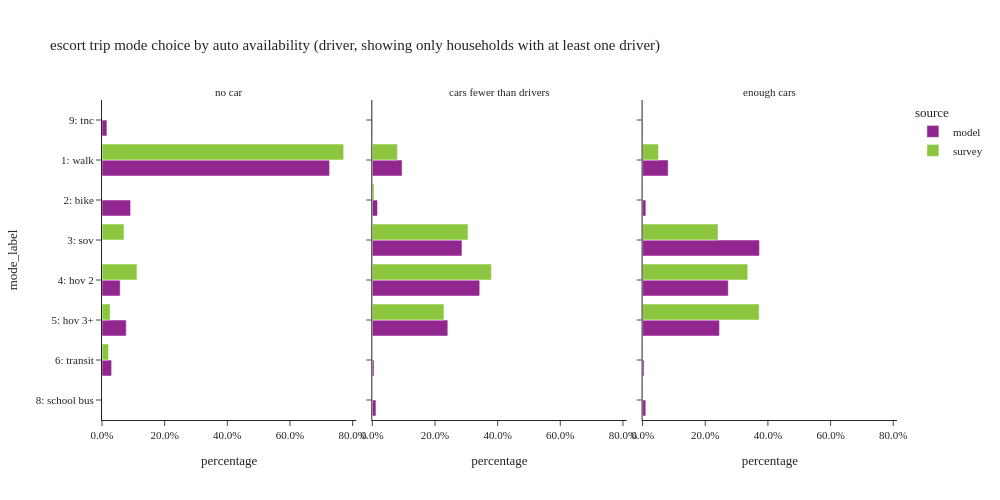

The cell this chart's notebook holds for it:
### Code cell
plot_mode_choice(es_trip.loc[es_trip['auto_available_driver'] != "no dirver"], "auto_available_driver",
                 {"auto_available_driver": ["no car", "cars fewer than drivers", "enough cars"],
                  "mode_label":["1: walk","2: bike","3: sov","4: hov 2","5: hov 3+","6: transit",
                                   "8: school bus","9: other–survey only"]},
                 "auto availability (driver, showing only households with at least one driver)", 3, 500, 1000)

### Figure 1 — Plotly figure (JSON) as saved in the notebook; plotly's stock layout.template omitted (floating-point values rounded to 4 significant figures)
{"data": [{"alignmentgroup": "True", "customdata": [[29820], [3982], [2585], [3749], [1006], [21], [481]], "hovertemplate": "source=model<br>auto_available_driver=no car<br>percentage=%{x}<br>mode_label=%{y}<br>sample count=%{customdata[0]}<extra></extra>", "legendgroup": "model", "marker": {"color": "#91268F", "pattern": {"shape": ""}}, "name": "model", "offsetgroup": "model", "orientation": "h", "showlegend": true, "textposition": "auto", "type": "bar", "x": [0.7265, 0.09129, 0.05807, 0.07733, 0.03074, 0.0003857, 0.01571], "xaxis": "x", "y": ["1: walk", "2: bike", "4: hov 2", "5: hov 3+", "6: transit", "8: school bus", "9: tnc"], "yaxis": "y"}, {"alignmentgroup": "True", "customdata": [[13], [2], [2], [1], [1]], "hovertemplate": "source=survey<br>auto_available_driver=no car<br>percentage=%{x}<br>mode_label=%{y}<br>sample count=%{customdata[0]}<extra></extra>", "legendgroup": "survey", "marker": {"color": "#8CC63E", "pattern": {"shape": ""}}, "name": "survey", "offsetgroup": "survey", "orientation": "h", "showlegend": true, "textposition": "auto", "type": "bar", "x": [0.7714, 0.07031, 0.1115, 0.02576, 0.02098], "xaxis": "x", "y": ["1: walk", "3: sov", "4: hov 2", "5: hov 3+", "6: transit"], "yaxis": "y"}, {"alignmentgroup": "True", "customdata": [[58619], [10153], [176877], [215176], [155837], [2481], [8297], [303]], "hovertemplate": "source=model<br>auto_available_driver=cars fewer than drivers<br>percentage=%{x}<br>mode_label=%{y}<br>sample count=%{customdata[0]}<extra></extra>", "legendgroup": "model", "marker": {"color": "#91268F", "pattern": {"shape": ""}}, "name": "model", "offsetgroup": "model", "orientation": "h", "showlegend": false, "textposition": "auto", "type": "bar", "x": [0.09519, 0.0167, 0.2862, 0.3429, 0.2411, 0.005578, 0.01169, 0.0007096], "xaxis": "x2", "y": ["1: walk", "2: bike", "3: sov", "4: hov 2", "5: hov 3+", "6: transit", "8: school bus", "9: tnc"], "yaxis": "y2"}, {"alignmentgroup": "True", "customdata": [[73], [17], [116], [159], [110], [1], [2]], "hovertemplate": "source=survey<br>auto_available_driver=cars fewer than drivers<br>percentage=%{x}<br>mode_label=%{y}<br>sample count=%{customdata[0]}<extra></extra>", "legendgroup": "survey", "marker": {"color": "#8CC63E", "pattern": {"shape": ""}}, "name": "survey", "offsetgroup": "survey", "orientation": "h", "showlegend": false, "textposition": "auto", "type": "bar", "x": [0.08015, 0.005654, 0.3055, 0.3799, 0.2286, 8.214e-05, 0.0001308], "xaxis": "x2", "y": ["1: walk", "2: bike", "3: sov", "4: hov 2", "5: hov 3+", "6: transit", "8: school bus"], "yaxis": "y2"}, {"alignmentgroup": "True", "customdata": [[110560], [15019], [504938], [377532], [346623], [4594], [14692], [1010]], "hovertemplate": "source=model<br>auto_available_driver=enough cars<br>percentage=%{x}<br>mode_label=%{y}<br>sample count=%{customdata[0]}<extra></extra>", "legendgroup": "model", "marker": {"color": "#91268F", "pattern": {"shape": ""}}, "name": "model", "offsetgroup": "model", "orientation": "h", "showlegend": false, "textposition": "auto", "type": "bar", "x": [0.0816, 0.01048, 0.373, 0.2735, 0.2454, 0.004768, 0.01023, 0.0009845], "xaxis": "x3", "y": ["1: walk", "2: bike", "3: sov", "4: hov 2", "5: hov 3+", "6: transit", "8: school bus", "9: tnc"], "yaxis": "y3"}, {"alignmentgroup": "True", "customdata": [[52], [7], [240], [349], [302], [3], [1]], "hovertemplate": "source=survey<br>auto_available_driver=enough cars<br>percentage=%{x}<br>mode_label=%{y}<br>sample count=%{customdata[0]}<extra></extra>", "legendgroup": "survey", "marker": {"color": "#8CC63E", "pattern": {"shape": ""}}, "name": "survey", "offsetgroup": "survey", "orientation": "h", "showlegend": false, "textposition": "auto", "type": "bar", "x": [0.05066, 0.0004989, 0.2407, 0.3356, 0.3721, 0.0003127, 0.0001647], "xaxis": "x3", "y": ["1: walk", "2: bike", "3: sov", "4: hov 2", "5: hov 3+", "6: transit", "8: school bus"], "yaxis": "y3"}], "layout": {"annotations": [{"font": {}, "showarrow": false, "text": "no car", "x": 0.16, "xanchor": "center", "xref": "paper", "y": 1.0, "yanchor": "bottom", "yref": "paper"}, {"font": {}, "showarrow": false, "text": "cars fewer than drivers", "x": 0.5, "xanchor": "center", "xref": "paper", "y": 1.0, "yanchor": "bottom", "yref": "paper"}, {"font": {}, "showarrow": false, "text": "enough cars", "x": 0.84, "xanchor": "center", "xref": "paper", "y": 1.0, "yanchor": "bottom", "yref": "paper"}], "barmode": "group", "height": 500, "legend": {"title": {"text": "source"}, "tracegroupgap": 0}, "title": {"text": "escort trip mode choice by auto availability (driver, showing only households with at least one driver)"}, "width": 1000, "xaxis": {"anchor": "y", "domain": [0.0, 0.32], "tickformat": ".1%", "title": {"text": "percentage"}}, "xaxis2": {"anchor": "y2", "domain": [0.34, 0.66], "matches": "x", "tickformat": ".1%", "title": {"text": "percentage"}}, "xaxis3": {"anchor": "y3", "domain": [0.68, 1.0], "matches": "x", "tickformat": ".1%", "title": {"text": "percentage"}}, "yaxis": {"anchor": "x", "categoryarray": ["9: other–survey only", "8: school bus", "6: transit", "5: hov 3+", "4: hov 2", "3: sov", "2: bike", "1: walk"], "categoryorder": "array", "domain": [0.0, 1.0], "title": {"text": "mode_label"}}, "yaxis2": {"anchor": "x2", "domain": [0.0, 1.0], "matches": "y", "showticklabels": false}, "yaxis3": {"anchor": "x3", "domain": [0.0, 1.0], "matches": "y", "showticklabels": false}}}
